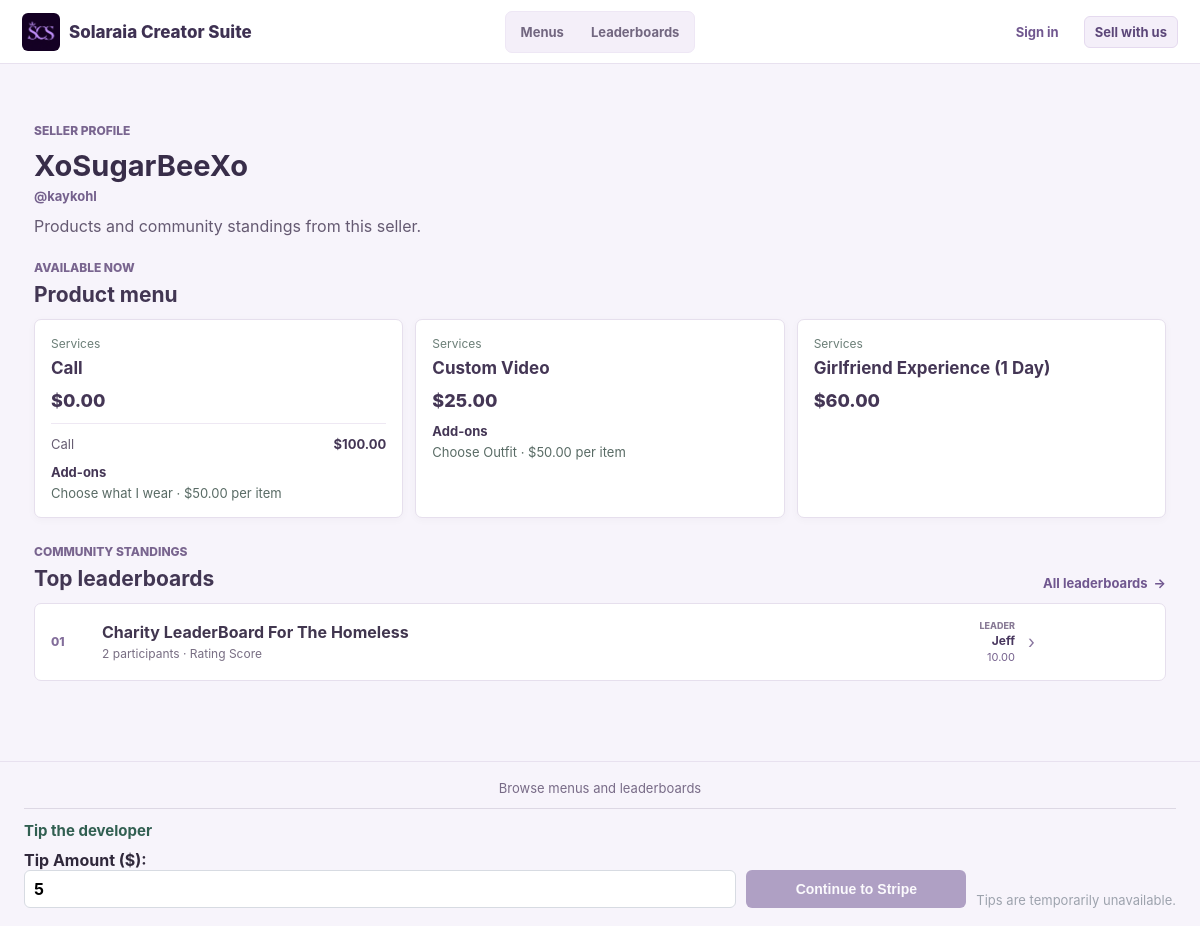
Page /sellers/kaykohl on the committed database.
### models.py (models this page shows)
class CreatorAccount(db.Model):
    __tablename__ = 'creator_account'
    id = db.Column(db.Integer, primary_key=True)
    username = db.Column(db.String(64), nullable=False, unique=True)
    email = db.Column(db.String(255), nullable=False, unique=True)
    display_name = db.Column(db.String(120))
    bio = db.Column(db.Text)
    profile_image = db.Column(db.String(255))
    is_active = db.Column(db.Boolean, nullable=False, default=False)
    password_hash = db.Column(db.String(255), nullable=False)
    is_admin = db.Column(db.Boolean, nullable=False, default=False)
    is_approved = db.Column(db.Boolean, nullable=False, default=False)
    stripe_account_id = db.Column(db.String(255), unique=True)
    stripe_customer_id = db.Column(db.String(255))
    stripe_subscription_id = db.Column(db.String(255))
    stripe_subscription_checkout_session_id = db.Column(db.String(255))
    stripe_subscription_status = db.Column(db.String(40), nullable=False, default='inactive')
    stripe_subscription_period_end = db.Column(db.DateTime)
    subscription_exempt = db.Column(db.Boolean, nullable=False, default=False)
    stripe_charges_enabled = db.Column(db.Boolean, nullable=False, default=False)
    stripe_details_submitted = db.Column(db.Boolean, nullable=False, default=False)
    accepting_orders = db.Column(db.Boolean, nullable=False, default=False)
    banner_notifications = db.Column(db.Boolean, nullable=False, default=True)
    email_notifications = db.Column(db.Boolean, nullable=False, default=False)
    disable_content_contact = db.Column(db.Boolean, nullable=False, default=False)
    created_at = db.Column(db.DateTime, default=datetime.utcnow, nullable=False)
    version_id = db.Column(db.Integer, nullable=False, default=1)
    __table_args__ = (
        db.Index('uq_creator_stripe_customer_id', 'stripe_customer_id', unique=True),
        db.Index('uq_creator_stripe_subscription_id', 'stripe_subscription_id', unique=True),
    )
    __mapper_args__ = {'version_id_col': version_id}

class Product(db.Model):
    id = db.Column(db.Integer, primary_key=True)
    owner_id = db.Column(db.Integer, db.ForeignKey('creator_account.id'), nullable=False)
    name = db.Column(db.String(160), nullable=False)
    description = db.Column(db.Text)
    base_price = db.Column(db.Numeric(12,2), default=0)
    base_price_enabled = db.Column(db.Boolean, nullable=False, default=True)
    quantity_label = db.Column(db.String(40), nullable=False, default='Quantity')
    requires_delivery = db.Column(db.Boolean, nullable=False, default=False)
    active = db.Column(db.Boolean, default=True)
    is_public = db.Column(db.Boolean, nullable=False, default=True)
    category_id = db.Column(db.Integer, db.ForeignKey('category.id'))
    created_at = db.Column(db.DateTime, default=datetime.utcnow)
    version_id = db.Column(db.Integer, nullable=False, default=1)
    __table_args__ = (
        db.UniqueConstraint('owner_id', 'name', name='uq_product_owner_name'),
        db.Index('ix_product_owner_active_name', 'owner_id', 'active', 'name'),
    )
    __mapper_args__ = {'version_id_col': version_id}
    fields = db.relationship('ProductField', backref='product', cascade='all, delete-orphan', lazy=True)
    addons = db.relationship('ProductAddon', backref='product', cascade='all, delete-orphan', lazy=True)
    bundles = db.relationship('ProductBundle', backref='product', cascade='all, delete-orphan', lazy=True)
    tags = db.relationship('ProductTag', secondary=product_tag_link, back_populates='products')
    items = db.relationship('SaleItem', backref='product', lazy=True)
    service_subscriptions = db.relationship('ServiceSubscription', back_populates='product', lazy=True)

class Category(db.Model):
    id = db.Column(db.Integer, primary_key=True)
    owner_id = db.Column(db.Integer, db.ForeignKey('creator_account.id'), nullable=False)
    name = db.Column(db.String(120), nullable=False)
    description = db.Column(db.Text)
    version_id = db.Column(db.Integer, nullable=False, default=1)
    __table_args__ = (db.UniqueConstraint('owner_id', 'name', name='uq_category_owner_name'),)
    __mapper_args__ = {'version_id_col': version_id}
    products = db.relationship('Product', backref='category', lazy=True)

class ProductBundle(db.Model):
    id = db.Column(db.Integer, primary_key=True)
    product_id = db.Column(db.Integer, db.ForeignKey('product.id'), nullable=False)
    name = db.Column(db.String(120), nullable=False)
    description = db.Column(db.Text)
    amount = db.Column(db.Numeric(12,2), default=1)
    unit = db.Column(db.String(40))
    price = db.Column(db.Numeric(12,2), default=0)
    labor_hours = db.Column(db.Numeric(12,2), default=0)
    active = db.Column(db.Boolean, default=True)
    __table_args__ = (db.Index('ix_product_bundle_product_active', 'product_id', 'active'),)

class ProductAddon(db.Model):
    id = db.Column(db.Integer, primary_key=True)
    product_id = db.Column(db.Integer, db.ForeignKey('product.id'), nullable=False)
    name = db.Column(db.String(120), nullable=False)
    description = db.Column(db.Text)
    price = db.Column(db.Numeric(12,2), default=0)
    price_mode = db.Column(db.String(20), nullable=False, default='per_quantity')
    quantity_unit = db.Column(db.String(40))
    labor_hours = db.Column(db.Numeric(12,2), default=0)
    active = db.Column(db.Boolean, default=True)
    __table_args__ = (db.Index('ix_product_addon_product_active', 'product_id', 'active'),)

class Leaderboard(db.Model):
    id = db.Column(db.Integer, primary_key=True)
    owner_id = db.Column(db.Integer, db.ForeignKey('creator_account.id'), nullable=False)
    name = db.Column(db.String(160), nullable=False)
    description = db.Column(db.Text)
    score_label = db.Column(db.String(80), nullable=False, default='Score')
    sort_order = db.Column(db.String(4), nullable=False, default='desc')
    is_automatic = db.Column(db.Boolean, nullable=False, default=False)
    auto_metric = db.Column(db.String(40))
    auto_start_date = db.Column(db.Date)
    auto_end_date = db.Column(db.Date)
    auto_product_ids = db.Column(db.Text, nullable=False, default='[]')
    is_public = db.Column(db.Boolean, nullable=False, default=True)
    created_at = db.Column(db.DateTime, default=datetime.utcnow)
    version_id = db.Column(db.Integer, nullable=False, default=1)
    __table_args__ = (
        db.Index('ix_leaderboard_owner_name', 'owner_id', 'name'),
        db.Index('ix_leaderboard_public', 'is_public', 'owner_id'),
    )
    __mapper_args__ = {'version_id_col': version_id}
    entries = db.relationship('LeaderboardEntry', back_populates='leaderboard', cascade='all, delete-orphan', lazy=True)

class Customer(db.Model):
    id = db.Column(db.Integer, primary_key=True)
    owner_id = db.Column(db.Integer, db.ForeignKey('creator_account.id'), nullable=False)
    name = db.Column(db.String(160), nullable=False)
    email = db.Column(db.String(160))
    username = db.Column(db.String(160))
    contact_number = db.Column(db.String(40))
    notes = db.Column(db.Text)
    created_at = db.Column(db.DateTime, default=datetime.utcnow)
    version_id = db.Column(db.Integer, nullable=False, default=1)
    __table_args__ = (db.Index('ix_customer_owner_name', 'owner_id', 'name'),)
    __mapper_args__ = {'version_id_col': version_id}
    sales = db.relationship('Sale', backref='customer', lazy=True)
    leaderboard_entries = db.relationship('LeaderboardEntry', back_populates='customer', cascade='all, delete-orphan', lazy=True)
    service_subscriptions = db.relationship('ServiceSubscription', back_populates='customer', lazy=True)

class LeaderboardEntry(db.Model):
    id = db.Column(db.Integer, primary_key=True)
    leaderboard_id = db.Column(db.Integer, db.ForeignKey('leaderboard.id'), nullable=False)
    customer_id = db.Column(db.Integer, db.ForeignKey('customer.id'), nullable=False)
    score = db.Column(db.Numeric(12, 2), nullable=False, default=0)
    use_username = db.Column(db.Boolean, nullable=False, default=False)
    version_id = db.Column(db.Integer, nullable=False, default=1)
    __table_args__ = (
        db.UniqueConstraint('leaderboard_id', 'customer_id', name='uq_leaderboard_customer'),
        db.Index('ix_leaderboard_entry_score', 'leaderboard_id', 'score'),
    )
    __mapper_args__ = {'version_id_col': version_id}
    leaderboard = db.relationship('Leaderboard', back_populates='entries')
    customer = db.relationship('Customer', back_populates='leaderboard_entries')

### app.py (the view)
@app.route('/sellers/<username>')
def seller_store(username):
    seller = CreatorAccount.query.filter(
        func.lower(CreatorAccount.username) == username.lower(), CreatorAccount.is_approved.is_(True),
        _seller_subscription_access(),
    ).first_or_404()
    products = Product.query.options(
        joinedload(Product.category), selectinload(Product.fields),
        selectinload(Product.addons), selectinload(Product.bundles),
    ).filter_by(owner_id=seller.id, active=True, is_public=True).order_by(
        Product.category_id, Product.name
    ).all()
    board_rows = db.session.query(Leaderboard, func.count(LeaderboardEntry.id).label('entry_count')).outerjoin(
        LeaderboardEntry, Leaderboard.id == LeaderboardEntry.leaderboard_id
    ).filter(Leaderboard.owner_id == seller.id, Leaderboard.is_public.is_(True)).group_by(Leaderboard.id).order_by(
        func.count(LeaderboardEntry.id).desc(), Leaderboard.name
    ).limit(3).all()
    top_entries = _leaderboard_top_entries(board_rows)
    boards = []
    for board, entry_count in board_rows:
        boards.append({
            'board': board, 'entry_count': entry_count,
            'top_entry': top_entries.get(board.id),
        })
    return render_template('storefront/seller.html', seller=seller, products=products, boards=boards)

### app.py (called while the page is built, shortened)
def _seller_subscription_access():
    return or_(
        CreatorAccount.is_admin.is_(True),
        CreatorAccount.subscription_exempt.is_(True),
        CreatorAccount.stripe_subscription_status.in_(ACTIVE_SUBSCRIPTION_STATUSES),
    )

@event.listens_for(Session, 'do_orm_execute')
def scope_creator_queries(execute_state):
    if not execute_state.is_select or not execute_state.is_orm_statement or not has_request_context():
        return
    creator_id = getattr(g, 'creator_id', None)
    if getattr(g, 'is_admin', False):
        return
    if not creator_id or request.endpoint in PUBLIC_ENDPOINTS:
        return
    execute_state.statement = execute_state.statement.options(*(
        with_loader_criteria(model, lambda entity: entity.owner_id == creator_id, include_aliases=True)
        for model in TENANT_MODELS
    ))

@app.before_request
def require_creator():
    if request.endpoint in PUBLIC_ENDPOINTS:
        store_customer_id = session.get('store_customer_id')
        g.store_customer = db.session.get(StoreCustomer, store_customer_id) if store_customer_id else None
        creator_id = session.get('creator_id')
        return

def money(v):
    try: return Decimal(str(v or 0))
    except (InvalidOperation, ValueError, TypeError): return Decimal('0')

### templates/storefront/seller.html (shortened to what this page needs)
{% extends 'public_base.html' %}
{% block content %}
<section class="public-seller-heading">
    <p class="public-kicker">Seller profile</p>
    {% set seller_avatar_large = true %}
    <h1>{% include 'storefront/_seller_identity.html' %}</h1>
    {% if seller.display_name %}<p class="public-profile-handle">@{{seller.username}}</p>{% endif %}
    {% if seller.bio %}<p class="public-seller-bio">{{seller.bio|urlize(target='_blank', rel='nofollow noopener noreferrer')}}</p>{% else %}<p>Products and community standings from this seller.</p>{% endif %}
</section>
<section class="public-section">
    <div class="public-section-heading"><div><p class="public-kicker">Available now</p><h2>Product menu</h2></div></div>
    {% if products %}
    <div class="public-product-grid">
        {% for product in products %}
        <article class="public-product-card">
            {% if product.category %}<div class="public-item-meta"><span>{{product.category.name}}</span></div>{% endif %}
            <h3>{{product.name}}</h3>
            {% if product.base_price_enabled %}<div class="public-price">{{money(product.base_price)}}</div>{% else %}<div class="public-price">Choose a pricing option</div>{% endif %}
            {% set active_bundles = product.bundles|selectattr('active')|list %}
            {% if active_bundles %}<ul class="public-option-list">{% for option in active_bundles %}<li>{{option.name}} <span>{{money(option.price)}}</span></li>{% endfor %}</ul>{% endif %}
            {% set active_addons = product.addons|selectattr('active')|list %}
            {% if active_addons %}<div class="public-addons"><strong>Add-ons</strong>{% for addon in active_addons %}<span>{{addon.name}} · {{money(addon.price)}}{% if addon.price_mode == 'flat' %} one-time{% else %} per {{addon.quantity_unit or 'item'}}{% endif %}</span>{% endfor %}</div>{% endif %}
        </article>
        {% endfor %}
    </div>
    {% else %}<p class="public-empty">This seller has no active products listed.</p>{% endif %}
</section>
{% if boards %}
<section class="public-section public-top-boards">
    <div class="public-section-heading">
        <div><p class="public-kicker">Community standings</p><h2>Top leaderboards</h2></div>
        <a class="public-text-link" href="{{url_for('public_leaderboards', seller=seller.username)}}">All leaderboards <span aria-hidden="true">→</span></a>
    </div>
    <div class="public-board-list">
        {% for item in boards %}
        <a class="public-board-row" href="{{url_for('public_leaderboard', username=seller.username, id=item.board.id)}}">
            <span class="public-board-rank">{{'%02d'|format(loop.index)}}</span>
            <span class="public-board-copy"><strong>{{item.board.name}}</strong><small>{{'Automatic rankings' if item.board.is_automatic else item.entry_count ~ ' participant' ~ ('' if item.entry_count == 1 else 's')}} · {{item.board.score_label}}</small></span>
            {% if item.top_entry %}<span class="public-board-leader"><small>LEADER</small><strong>{{item.top_entry.customer.username if item.top_entry.use_username and item.top_entry.customer.username else ('Anonymous' if item.top_entry.use_username else item.top_entry.customer.name)}}</strong><span>{{'%.2f'|format(item.top_entry.score)}}</span></span>{% endif %}
            <span class="public-list-arrow" aria-hidden="true">›</span>
        </a>
        {% endfor %}
    </div>
</section>
{% endif %}
{% endblock %}

### templates/storefront/_seller_identity.html (shortened to what this page needs)
<span class="seller-identity">
	<span>{{seller.display_name or seller.username}}</span>
</span>

### rows in the picture
CreatorAccount: display_name "XoSugarBeeXo", username "kaykohl"
Product: category.name "Services", name "Call", base_price "$0.00"
ProductBundle: name "Call", price "$100.00"
ProductAddon: name "Choose what I wear", price "$50.00", quantity_unit "item"
Product: category.name "Services", name "Custom Video", base_price "$25.00"
ProductAddon: name "Choose Outfit", price "$50.00", quantity_unit "item"
Product: category.name "Services", name "Girlfriend Experience (1 Day)", base_price "$60.00"
Leaderboard: board.name "Charity LeaderBoard For The Homeless", is_automatic "2 participants", board.score_label "Rating Score"
Customer: top_entry.customer "Jeff"
LeaderboardEntry: top_entry.score "10.00"

### other values in the picture
{{ '%02d'|format(loop.index) }} "01"
